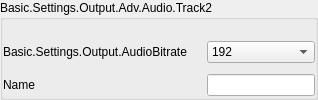
                                   <widget class="QGroupBox" name="groupBox_2">
                                    <property name="sizePolicy">
                                     <sizepolicy hsizetype="Preferred" vsizetype="Maximum">
                                      <horstretch>0</horstretch>
                                      <verstretch>0</verstretch>
                                     </sizepolicy>
                                    </property>
                                    <property name="title">
                                     <string>Basic.Settings.Output.Adv.Audio.Track2</string>
                                    </property>
                                    <property name="useFor" stdset="0">
                                     <string notr="true">GroupBoxLevel2</string>
                                    </property>
                                    <property name="uistep" stdset="0">
                                     <string notr="true">Track 2</string>
                                    </property>
                                    <layout class="QFormLayout" name="formLayout_11">
                                     <property name="fieldGrowthPolicy">
                                      <enum>QFormLayout::AllNonFixedFieldsGrow</enum>
                                     </property>
                                     <property name="labelAlignment">
                                      <set>Qt::AlignLeading|Qt::AlignLeft|Qt::AlignVCenter</set>
                                     </property>
                                     <property name="horizontalSpacing">
                                      <number>20</number>
                                     </property>
                                     <property name="verticalSpacing">
                                      <number>10</number>
                                     </property>
                                     <property name="leftMargin">
                                      <number>0</number>
                                     </property>
                                     <property name="topMargin">
                                      <number>20</number>
                                     </property>
                                     <property name="rightMargin">
                                      <number>0</number>
                                     </property>
                                     <property name="bottomMargin">
                                      <number>0</number>
                                     </property>
                                     <item row="0" column="0">
                                      <widget class="QLabel" name="label_49">
                                       <property name="sizePolicy">
                                        <sizepolicy hsizetype="Preferred" vsizetype="Expanding">
                                         <horstretch>0</horstretch>
                                         <verstretch>0</verstretch>
                                        </sizepolicy>
                                       </property>
                                       <property name="text">
                                        <string>Basic.Settings.Output.AudioBitrate</string>
                                       </property>
                                       <property name="alignment">
                                        <set>Qt::AlignLeading|Qt::AlignLeft|Qt::AlignVCenter</set>
                                       </property>
                                       <property name="wordWrap">
                                        <bool>true</bool>
                                       </property>
                                       <property name="buddy">
                                        <cstring>advOutTrack2Bitrate</cstring>
                                       </property>
                                       <property name="useFor" stdset="0">
                                        <string notr="true">FormLabelRole</string>
                                       </property>
                                      </widget>
                                     </item>
                                     <item row="0" column="1">
                                      <widget class="PLSComboBox" name="advOutTrack2Bitrate">
                                       <property name="currentIndex">
                                        <number>8</number>
                                       </property>
                                       <property name="uistep" stdset="0">
                                        <string notr="true">Audio Bitrate</string>
                                       </property>
                                       <item>
                                        <property name="text">
                                         <string>32</string>
                                        </property>
                                       </item>
                                       <item>
                                        <property name="text">
                                         <string>48</string>
                                        </property>
                                       </item>
                                       <item>
                                        <property name="text">
                                         <string>64</string>
                                        </property>
                                       </item>
                                       <item>
                                        <property name="text">
                                         <string>80</string>
                                        </property>
                                       </item>
                                       <item>
                                        <property name="text">
                                         <string>96</string>
                                        </property>
                                       </item>
                                       <item>
                                        <property name="text">
                                         <string>112</string>
                                        </property>
                                       </item>
                                       <item>
                                        <property name="text">
                                         <string>128</string>
                                        </property>
                                       </item>
                                       <item>
                                        <property name="text">
                                         <string>160</string>
                                        </property>
                                       </item>
                                       <item>
                                        <property name="text">
                                         <string>192</string>
                                        </property>
                                       </item>
                                       <item>
                                        <property name="text">
                                         <string>256</string>
                                        </property>
                                       </item>
                                       <item>
                                        <property name="text">
                                         <string>320</string>
                                        </property>
                                       </item>
                                      </widget>
                                     </item>
                                     <item row="1" column="0">
                                      <widget class="QLabel" name="label_50">
                                       <property name="sizePolicy">
                                        <sizepolicy hsizetype="Preferred" vsizetype="Expanding">
                                         <horstretch>0</horstretch>
                                         <verstretch>0</verstretch>
                                        </sizepolicy>
                                       </property>
                                       <property name="text">
                                        <string>Name</string>
                                       </property>
                                       <property name="alignment">
                                        <set>Qt::AlignLeading|Qt::AlignLeft|Qt::AlignVCenter</set>
                                       </property>
                                       <property name="wordWrap">
                                        <bool>true</bool>
                                       </property>
                                       <property name="buddy">
                                        <cstring>advOutTrack2Name</cstring>
                                       </property>
                                       <property name="useFor" stdset="0">
                                        <string notr="true">FormLabelRole</string>
                                       </property>
                                      </widget>
                                     </item>
                                     <item row="1" column="1">
                                      <widget class="QLineEdit" name="advOutTrack2Name"/>
                                     </item>
                                    </layout>
                                   </widget>
